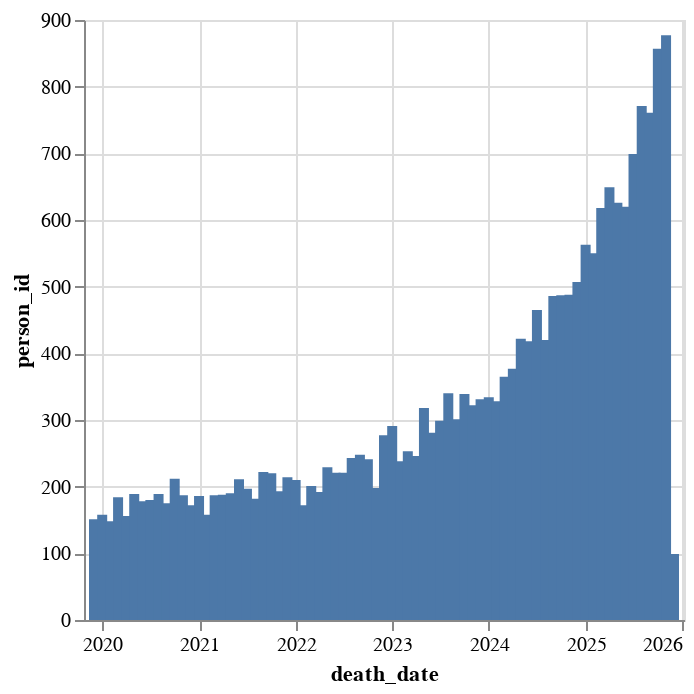

Notebook cell for this chart:
### Code cell
alt.Chart(death_dates_summary).mark_bar().encode(
    x='death_date:T',
    y='person_id:Q'
)

### Figure 1 — Vega-Lite specification as saved in the notebook (floating-point values rounded to 4 significant figures)
{"config": {"view": {"continuousWidth": 300, "continuousHeight": 300}}, "data": {"name": "data-a1208e79ba85cac7f5c732c4adf898d7"}, "mark": {"type": "bar"}, "encoding": {"x": {"field": "death_date", "type": "temporal"}, "y": {"field": "person_id", "type": "quantitative"}}, "$schema": "https://vega.github.io/schema/vega-lite/v5.20.1.json", "datasets": {"data-a1208e79ba85cac7f5c732c4adf898d7": [{"death_date": "2019-12", "person_id": 151}, {"death_date": "2020-01", "person_id": 158}, {"death_date": "2020-02", "person_id": 148}, {"death_date": "2020-03", "person_id": 184}, {"death_date": "2020-04", "person_id": 156}, {"death_date": "2020-05", "person_id": 189}, {"death_date": "2020-06", "person_id": 178}, {"death_date": "2020-07", "person_id": 180}, {"death_date": "2020-08", "person_id": 189}, {"death_date": "2020-09", "person_id": 175}, {"death_date": "2020-10", "person_id": 212}, {"death_date": "2020-11", "person_id": 187}, {"death_date": "2020-12", "person_id": 172}, {"death_date": "2021-01", "person_id": 186}, {"death_date": "2021-02", "person_id": 158}, {"death_date": "2021-03", "person_id": 187}, {"death_date": "2021-04", "person_id": 188}, {"death_date": "2021-05", "person_id": 190}, {"death_date": "2021-06", "person_id": 211}, {"death_date": "2021-07", "person_id": 197}, {"death_date": "2021-08", "person_id": 182}, {"death_date": "2021-09", "person_id": 222}, {"death_date": "2021-10", "person_id": 220}, {"death_date": "2021-11", "person_id": 193}, {"death_date": "2021-12", "person_id": 214}, {"death_date": "2022-01", "person_id": 210}, {"death_date": "2022-02", "person_id": 172}, {"death_date": "2022-03", "person_id": 201}, {"death_date": "2022-04", "person_id": 192}, {"death_date": "2022-05", "person_id": 229}, {"death_date": "2022-06", "person_id": 221}, {"death_date": "2022-07", "person_id": 221}, {"death_date": "2022-08", "person_id": 243}, {"death_date": "2022-09", "person_id": 248}, {"death_date": "2022-10", "person_id": 241}, {"death_date": "2022-11", "person_id": 198}, {"death_date": "2022-12", "person_id": 277}, {"death_date": "2023-01", "person_id": 291}, {"death_date": "2023-02", "person_id": 238}, {"death_date": "2023-03", "person_id": 253}, {"death_date": "2023-04", "person_id": 246}, {"death_date": "2023-05", "person_id": 318}, {"death_date": "2023-06", "person_id": 281}, {"death_date": "2023-07", "person_id": 299}, {"death_date": "2023-08", "person_id": 340}, {"death_date": "2023-09", "person_id": 301}, {"death_date": "2023-10", "person_id": 339}, {"death_date": "2023-11", "person_id": 322}, {"death_date": "2023-12", "person_id": 331}, {"death_date": "2024-01", "person_id": 334}, {"death_date": "2024-02", "person_id": 328}, {"death_date": "2024-03", "person_id": 365}, {"death_date": "2024-04", "person_id": 377}, {"death_date": "2024-05", "person_id": 422}, {"death_date": "2024-06", "person_id": 418}, {"death_date": "2024-07", "person_id": 465}, {"death_date": "2024-08", "person_id": 420}, {"death_date": "2024-09", "person_id": 486}, {"death_date": "2024-10", "person_id": 487}, {"death_date": "2024-11", "person_id": 488}, {"death_date": "2024-12", "person_id": 507}, {"death_date": "2025-01", "person_id": 563}, {"death_date": "2025-02", "person_id": 550}, {"death_date": "2025-03", "person_id": 618}, {"death_date": "2025-04", "person_id": 649}, {"death_date": "2025-05", "person_id": 626}, {"death_date": "2025-06", "person_id": 620}, {"death_date": "2025-07", "person_id": 699}, {"death_date": "2025-08", "person_id": 771}, {"death_date": "2025-09", "person_id": 761}, {"death_date": "2025-10", "person_id": 857}, {"death_date": "2025-11", "person_id": 877}, {"death_date": "2025-12", "person_id": 99}]}}
